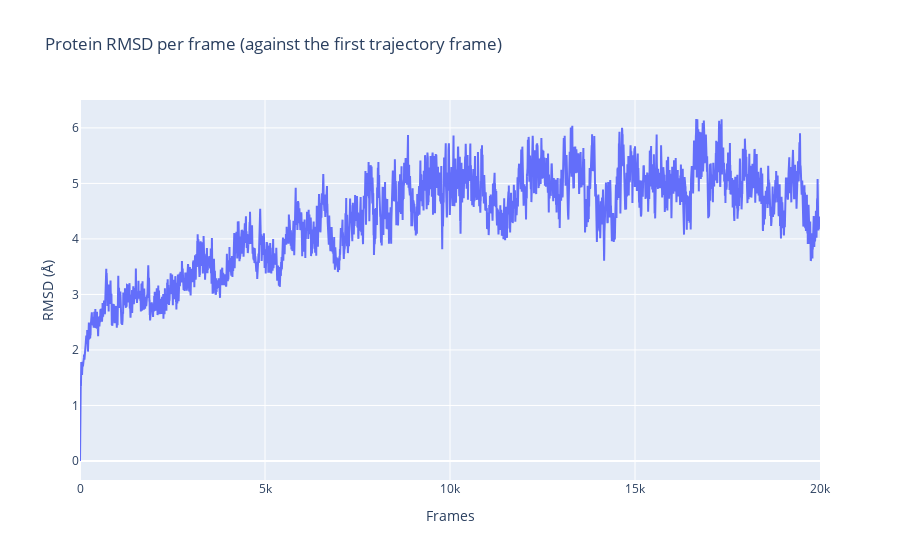

Notebook code cell kept with this figure:
### Markdown cell above
### Visualizing analysis data

Show a plot of the RMSD values along the trajectory

### Code cell
# Mine the RMSD data from the analysis
sample_rmsd = next(rmsd for rmsd in rmsd_data['data'] if rmsd['group'] == 'protein' and rmsd['reference'] == 'firstframe')
rmsd_values = sample_rmsd['values']
rmsd_frames = [ i * rmsd_data['step'] for i in range(len(rmsd_values)) ]

# Set the plot
fig = go.Figure({
    "data": [ go.Scatter(x = rmsd_frames, y = rmsd_values) ],
    "layout": go.Layout(
        title = 'Protein RMSD per frame (against the first trajectory frame)',
        xaxis = {'title': 'Frames'},
        yaxis = {'title': 'RMSD (Å)'}
    )
})
fig.show()

### Figure 1 — Plotly figure (JSON) as saved in the notebook; plotly's stock layout.template omitted (floating-point values rounded to 4 significant figures; data arrays with more than 128 entries replaced by an {"elided": "..."} marker saying what was removed)
{"data": [{"type": "scatter", "x": {"elided": "4001 int values"}, "y": {"elided": "4001 float values"}}], "layout": {"title": {"text": "Protein RMSD per frame (against the first trajectory frame)"}, "xaxis": {"title": {"text": "Frames"}}, "yaxis": {"title": {"text": "RMSD (Å)"}}}}
